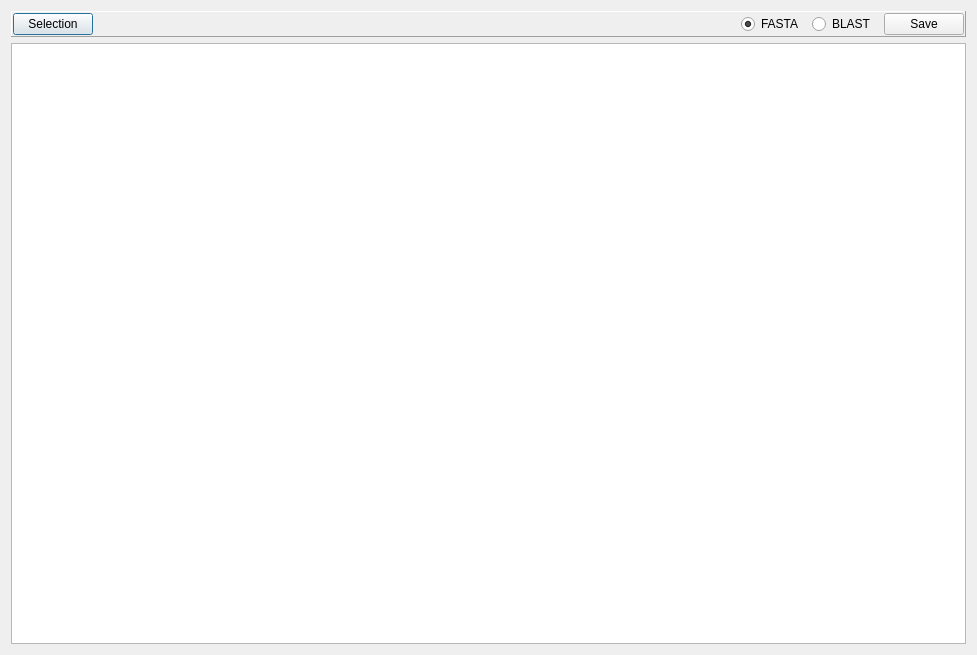
<?xml version="1.0" encoding="UTF-8"?>
<ui version="4.0">
 <class>Dialog</class>
 <widget class="QDialog" name="Dialog">
  <property name="geometry">
   <rect>
    <x>0</x>
    <y>0</y>
    <width>977</width>
    <height>655</height>
   </rect>
  </property>
  <property name="windowTitle">
   <string>Dialog</string>
  </property>
  <layout class="QVBoxLayout" name="verticalLayout">
   <item>
    <widget class="QFrame" name="frame">
     <property name="frameShape">
      <enum>QFrame::Panel</enum>
     </property>
     <property name="frameShadow">
      <enum>QFrame::Raised</enum>
     </property>
     <layout class="QHBoxLayout" name="horizontalLayout_2">
      <property name="spacing">
       <number>8</number>
      </property>
      <property name="leftMargin">
       <number>1</number>
      </property>
      <property name="topMargin">
       <number>1</number>
      </property>
      <property name="rightMargin">
       <number>1</number>
      </property>
      <property name="bottomMargin">
       <number>1</number>
      </property>
      <item>
       <widget class="QPushButton" name="BTN_SELECTION">
        <property name="sizePolicy">
         <sizepolicy hsizetype="Fixed" vsizetype="Preferred">
          <horstretch>0</horstretch>
          <verstretch>0</verstretch>
         </sizepolicy>
        </property>
        <property name="text">
         <string>Selection</string>
        </property>
        <property name="style" stdset="0">
         <string>dropdown</string>
        </property>
       </widget>
      </item>
      <item>
       <spacer name="horizontalSpacer">
        <property name="orientation">
         <enum>Qt::Horizontal</enum>
        </property>
        <property name="sizeHint" stdset="0">
         <size>
          <width>40</width>
          <height>20</height>
         </size>
        </property>
       </spacer>
      </item>
      <item>
       <widget class="QRadioButton" name="RAD_FASTA">
        <property name="text">
         <string>FASTA</string>
        </property>
        <property name="checked">
         <bool>true</bool>
        </property>
       </widget>
      </item>
      <item>
       <widget class="QRadioButton" name="RAD_BLAST">
        <property name="text">
         <string>BLAST</string>
        </property>
       </widget>
      </item>
      <item>
       <widget class="QPushButton" name="BTN_SAVE">
        <property name="sizePolicy">
         <sizepolicy hsizetype="Fixed" vsizetype="Preferred">
          <horstretch>0</horstretch>
          <verstretch>0</verstretch>
         </sizepolicy>
        </property>
        <property name="text">
         <string>Save</string>
        </property>
        <property name="style" stdset="0">
         <string>dropdown</string>
        </property>
       </widget>
      </item>
     </layout>
    </widget>
   </item>
   <item>
    <widget class="QTextBrowser" name="TXT_MAIN">
     <property name="style" stdset="0">
      <string>console</string>
     </property>
    </widget>
   </item>
  </layout>
 </widget>
 <resources/>
 <connections/>
</ui>
